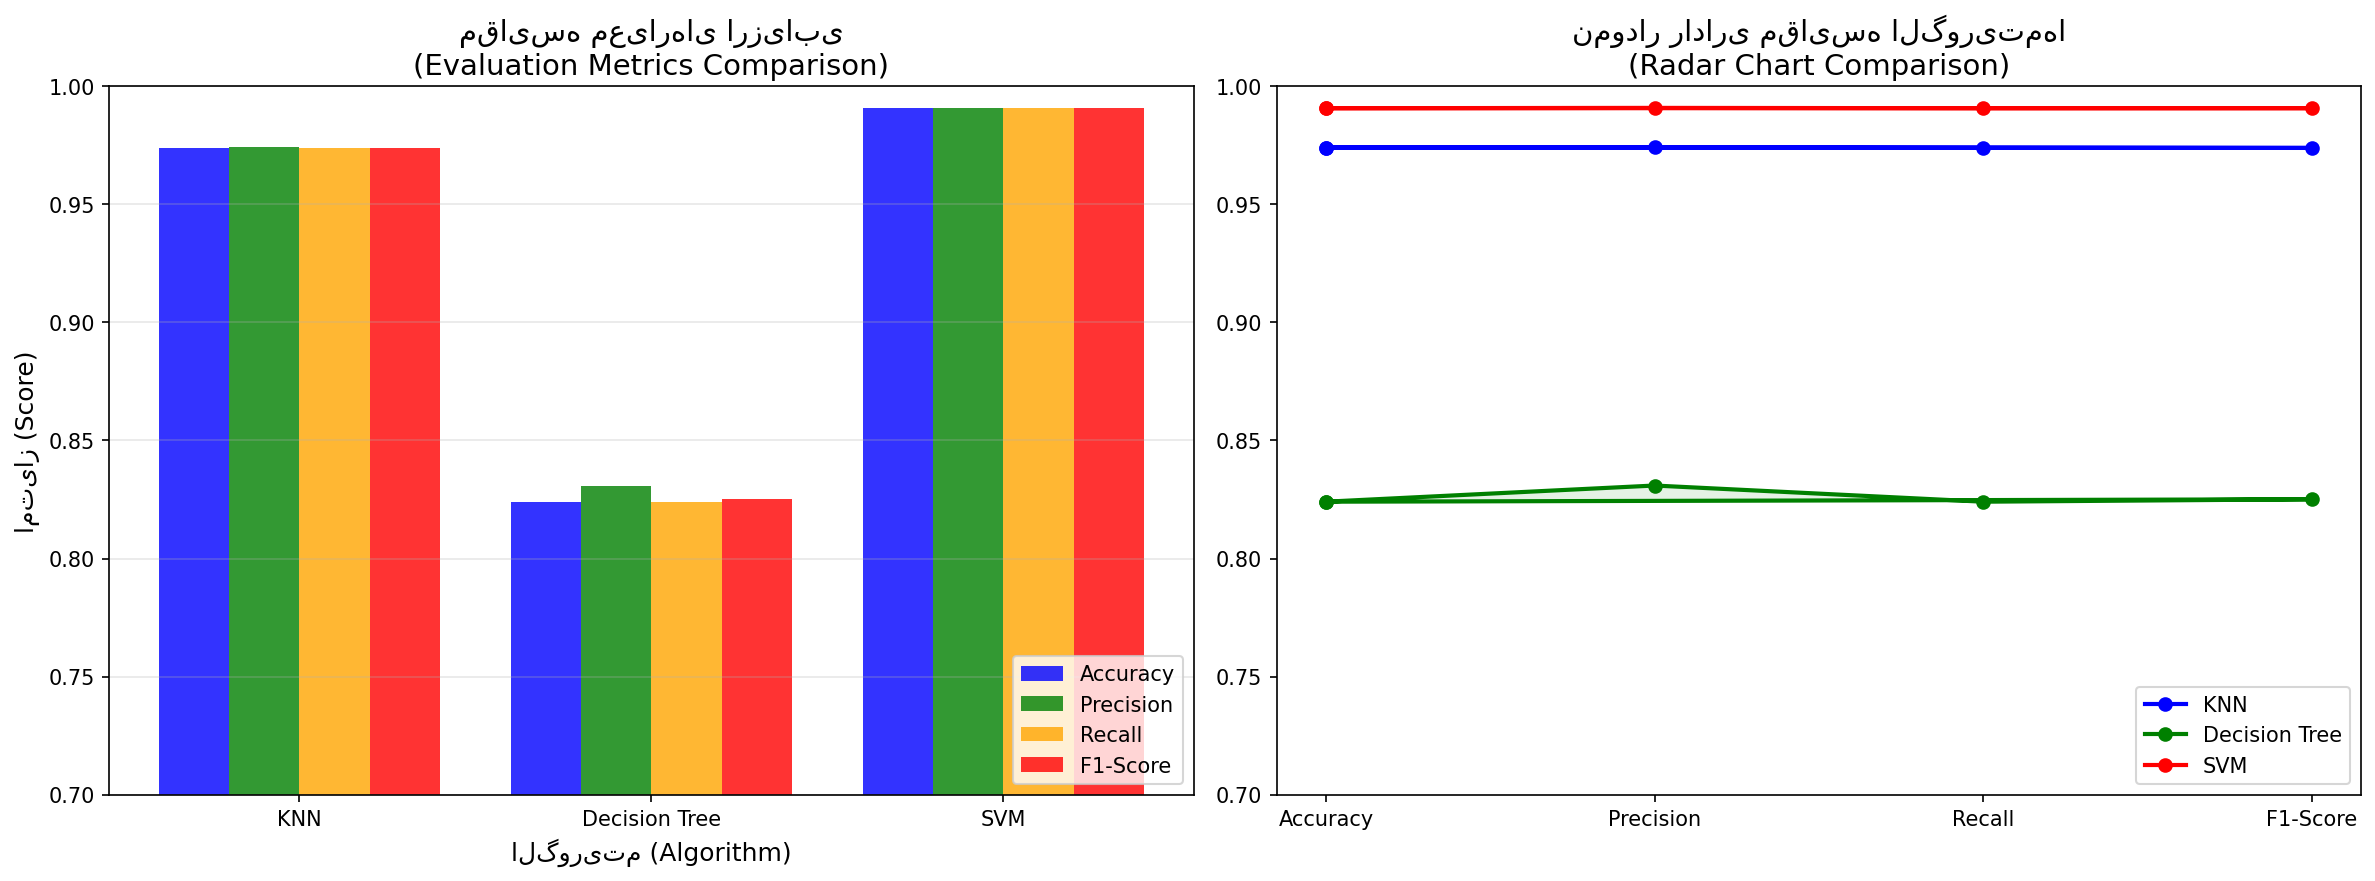

Write the Python code that produced this figure.
# Part 5: Final Model Comparison
# بخش ۵: مقایسه نهایی مدل‌ها

import numpy as np
import matplotlib.pyplot as plt
from sklearn.datasets import load_digits
from sklearn.model_selection import train_test_split
from sklearn.preprocessing import StandardScaler
from sklearn.neighbors import KNeighborsClassifier
from sklearn.tree import DecisionTreeClassifier
from sklearn.svm import SVC
from sklearn.metrics import accuracy_score, precision_score, recall_score, f1_score, classification_report
import pandas as pd
import arabic_reshaper
from bidi.algorithm import get_display
import warnings
warnings.filterwarnings('ignore')

# Configure matplotlib for Persian font
plt.rcParams['font.family'] = 'Tahoma'

def persian_text(text):
    """Reshape Persian text for correct display in matplotlib"""
    reshaped = arabic_reshaper.reshape(text)
    return get_display(reshaped)

def find_best_knn(X_train, X_test, y_train, y_test):
    """Find best K for KNN"""
    best_k = 1
    best_acc = 0
    for k in range(1, 41):
        knn = KNeighborsClassifier(n_neighbors=k)
        knn.fit(X_train, y_train)
        acc = accuracy_score(y_test, knn.predict(X_test))
        if acc > best_acc:
            best_acc = acc
            best_k = k
    return best_k

def find_best_dt(X_train, X_test, y_train, y_test):
    """Find best max_depth for Decision Tree"""
    best_depth = 2
    best_acc = 0
    for depth in range(2, 11):
        dt = DecisionTreeClassifier(criterion='entropy', max_depth=depth, random_state=42)
        dt.fit(X_train, y_train)
        acc = accuracy_score(y_test, dt.predict(X_test))
        if acc > best_acc:
            best_acc = acc
            best_depth = depth
    return best_depth

def find_best_svm(X_train, X_test, y_train, y_test):
    """Find best kernel and C for SVM"""
    C_values = [0.01, 0.1, 1, 10, 100]
    kernels = ['linear', 'poly', 'rbf']
    
    best_kernel = 'rbf'
    best_C = 1
    best_acc = 0
    
    for kernel in kernels:
        for C in C_values:
            if kernel == 'poly':
                svm = SVC(kernel=kernel, C=C, degree=3, random_state=42)
            else:
                svm = SVC(kernel=kernel, C=C, random_state=42)
            svm.fit(X_train, y_train)
            acc = accuracy_score(y_test, svm.predict(X_test))
            if acc > best_acc:
                best_acc = acc
                best_kernel = kernel
                best_C = C
    
    return best_kernel, best_C

def run_final_comparison():
    """Run final comparison of all models"""
    
    # Load data
    digits = load_digits()
    X = digits.data
    y = digits.target
    
    # Split data 70/30
    X_train, X_test, y_train, y_test = train_test_split(
        X, y, test_size=0.3, random_state=42, stratify=y
    )
    
    # Scale data
    scaler = StandardScaler()
    X_train_scaled = scaler.fit_transform(X_train)
    X_test_scaled = scaler.transform(X_test)
    
    print("=" * 70)
    print("مقایسه نهایی مدل‌ها")
    print("Final Model Comparison")
    print("=" * 70)
    
    print("\nدر حال یافتن بهترین پارامترها...")
    print("Finding best parameters...")
    
    # Find best parameters
    best_k = find_best_knn(X_train_scaled, X_test_scaled, y_train, y_test)
    print(f"✓ بهترین K برای KNN: {best_k}")
    
    best_depth = find_best_dt(X_train_scaled, X_test_scaled, y_train, y_test)
    print(f"✓ بهترین عمق برای Decision Tree: {best_depth}")
    
    best_kernel, best_C = find_best_svm(X_train_scaled, X_test_scaled, y_train, y_test)
    print(f"✓ بهترین پارامترها برای SVM: kernel={best_kernel}, C={best_C}")
    
    # Train final models
    print("\nدر حال آموزش مدل‌های نهایی...")
    print("Training final models...")
    
    # KNN
    knn = KNeighborsClassifier(n_neighbors=best_k)
    knn.fit(X_train_scaled, y_train)
    knn_pred = knn.predict(X_test_scaled)
    
    # Decision Tree
    dt = DecisionTreeClassifier(criterion='entropy', max_depth=best_depth, random_state=42)
    dt.fit(X_train_scaled, y_train)
    dt_pred = dt.predict(X_test_scaled)
    
    # SVM
    if best_kernel == 'poly':
        svm = SVC(kernel=best_kernel, C=best_C, degree=3, random_state=42)
    else:
        svm = SVC(kernel=best_kernel, C=best_C, random_state=42)
    svm.fit(X_train_scaled, y_train)
    svm_pred = svm.predict(X_test_scaled)
    
    # Calculate metrics
    results = {
        'Algorithm': ['KNN', 'Decision Tree', 'SVM'],
        'Best Parameters': [f'K={best_k}', f'max_depth={best_depth}', f'kernel={best_kernel}, C={best_C}'],
        'Accuracy': [
            accuracy_score(y_test, knn_pred),
            accuracy_score(y_test, dt_pred),
            accuracy_score(y_test, svm_pred)
        ],
        'Precision': [
            precision_score(y_test, knn_pred, average='weighted'),
            precision_score(y_test, dt_pred, average='weighted'),
            precision_score(y_test, svm_pred, average='weighted')
        ],
        'Recall': [
            recall_score(y_test, knn_pred, average='weighted'),
            recall_score(y_test, dt_pred, average='weighted'),
            recall_score(y_test, svm_pred, average='weighted')
        ],
        'F1-Score': [
            f1_score(y_test, knn_pred, average='weighted'),
            f1_score(y_test, dt_pred, average='weighted'),
            f1_score(y_test, svm_pred, average='weighted')
        ]
    }
    
    # Create DataFrame
    df = pd.DataFrame(results)
    
    print("\n" + "=" * 70)
    print("جدول مقایسه نهایی (Final Comparison Table)")
    print("=" * 70)
    print(df.to_string(index=False))
    
    # Save to CSV
    df.to_csv('comparison_results.csv', index=False, encoding='utf-8-sig')
    print("\nنتایج در فایل comparison_results.csv ذخیره شد")
    
    # Find best algorithm
    best_idx = np.argmax(results['Accuracy'])
    best_algorithm = results['Algorithm'][best_idx]
    best_accuracy = results['Accuracy'][best_idx]
    
    print("\n" + "=" * 70)
    print("بهترین الگوریتم (Best Algorithm)")
    print("=" * 70)
    print(f"الگوریتم: {best_algorithm}")
    print(f"دقت: {best_accuracy:.4f}")
    print(f"پارامترها: {results['Best Parameters'][best_idx]}")
    
    # Visualization
    fig, axes = plt.subplots(1, 2, figsize=(16, 6))
    
    # Plot 1: Bar chart comparison
    x = np.arange(len(results['Algorithm']))
    width = 0.2
    
    bars1 = axes[0].bar(x - 1.5*width, results['Accuracy'], width, label='Accuracy', color='blue', alpha=0.8)
    bars2 = axes[0].bar(x - 0.5*width, results['Precision'], width, label='Precision', color='green', alpha=0.8)
    bars3 = axes[0].bar(x + 0.5*width, results['Recall'], width, label='Recall', color='orange', alpha=0.8)
    bars4 = axes[0].bar(x + 1.5*width, results['F1-Score'], width, label='F1-Score', color='red', alpha=0.8)
    
    axes[0].set_xlabel(persian_text('الگوریتم') + ' (Algorithm)', fontsize=12)
    axes[0].set_ylabel(persian_text('امتیاز') + ' (Score)', fontsize=12)
    axes[0].set_title(persian_text('مقایسه معیارهای ارزیابی') + '\n(Evaluation Metrics Comparison)', fontsize=14)
    axes[0].set_xticks(x)
    axes[0].set_xticklabels(results['Algorithm'])
    axes[0].legend(loc='lower right')
    axes[0].set_ylim([0.7, 1.0])
    axes[0].grid(True, alpha=0.3, axis='y')
    
    # Plot 2: Radar chart
    categories = ['Accuracy', 'Precision', 'Recall', 'F1-Score']
    
    # Number of variables
    N = len(categories)
    
    # What will be the angle of each axis
    angles = [n / float(N) * 2 * np.pi for n in range(N)]
    angles += angles[:1]
    
    # Colors for each algorithm
    colors = ['blue', 'green', 'red']
    
    for i, algo in enumerate(results['Algorithm']):
        values = [results['Accuracy'][i], results['Precision'][i], 
                  results['Recall'][i], results['F1-Score'][i]]
        values += values[:1]
        
        axes[1].plot(angles, values, 'o-', linewidth=2, label=algo, color=colors[i])
        axes[1].fill(angles, values, alpha=0.1, color=colors[i])
    
    axes[1].set_xticks(angles[:-1])
    axes[1].set_xticklabels(categories)
    axes[1].set_ylim([0.7, 1.0])
    axes[1].legend(loc='lower right')
    axes[1].set_title(persian_text('نمودار راداری مقایسه الگوریتم‌ها') + '\n(Radar Chart Comparison)', fontsize=14)
    
    plt.tight_layout()
    plt.savefig('final_comparison.png', dpi=150, bbox_inches='tight')
    plt.show()
    
    # Recommendation
    print("\n" + "=" * 70)
    print("پیشنهاد الگوریتم (Algorithm Recommendation)")
    print("=" * 70)
    print(f"""
برای دیتاست digits، الگوریتم {best_algorithm} پیشنهاد می‌شود.

دلایل:
-------
1. بالاترین دقت ({best_accuracy:.4f}) را در بین الگوریتم‌ها دارد
2. Precision و Recall متعادل و بالایی دارد
3. عملکرد پایدار روی همه کلاس‌ها

مقایسه الگوریتم‌ها:
------------------
• KNN: ساده، قابل تفسیر، اما کند برای داده‌های بزرگ
• Decision Tree: سریع، قابل تفسیر، اما مستعد Overfitting
• SVM: دقیق، مناسب برای داده‌های با ابعاد بالا، اما پیچیده‌تر

نتیجه‌گیری نهایی:
-----------------
{best_algorithm} با پارامترهای {results['Best Parameters'][best_idx]} 
بهترین انتخاب برای این دیتاست است.
""")
    
    return df, best_algorithm

if __name__ == "__main__":
    df, best_algorithm = run_final_comparison()
